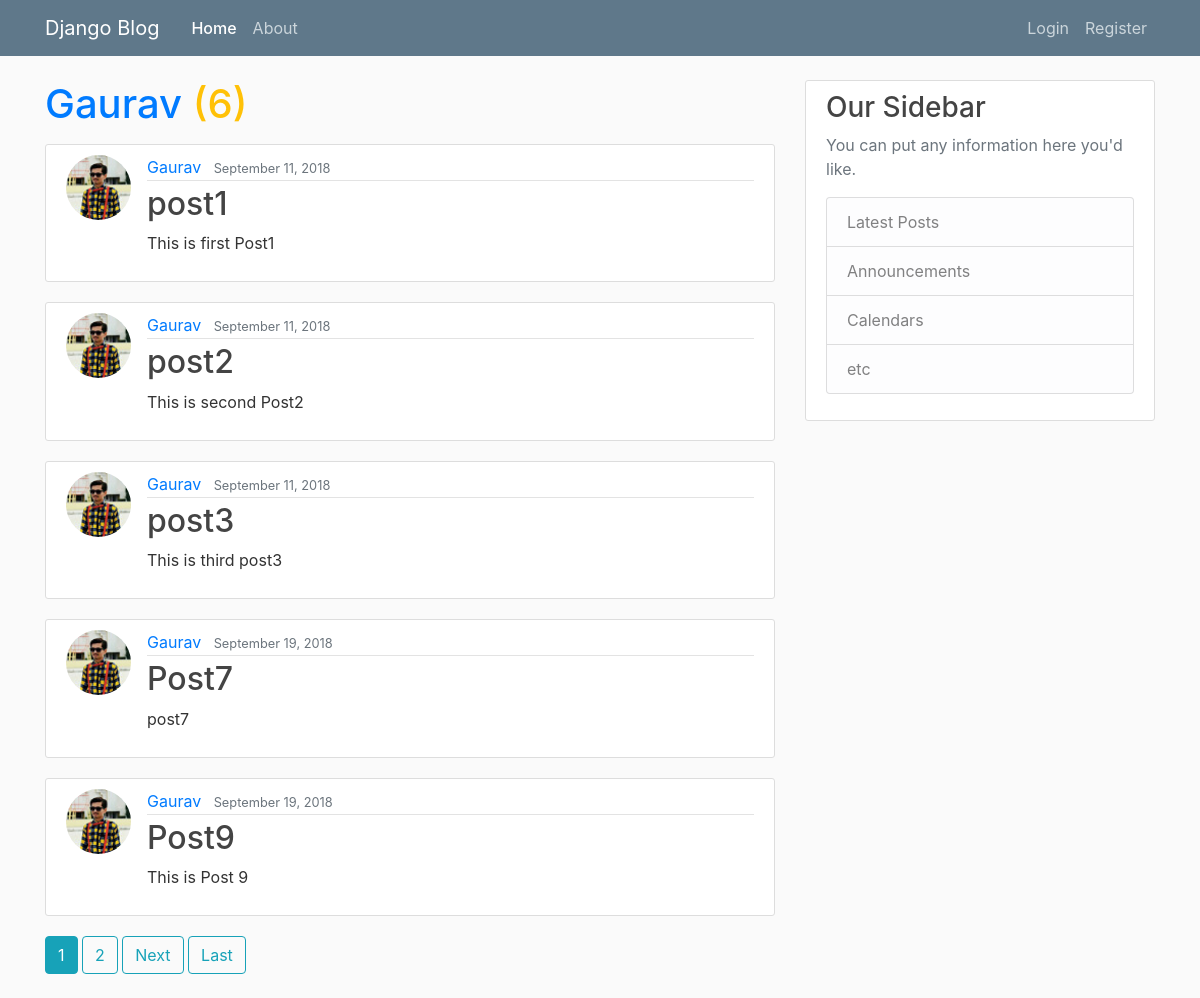
Page /user/Gaurav on the earlier database version.
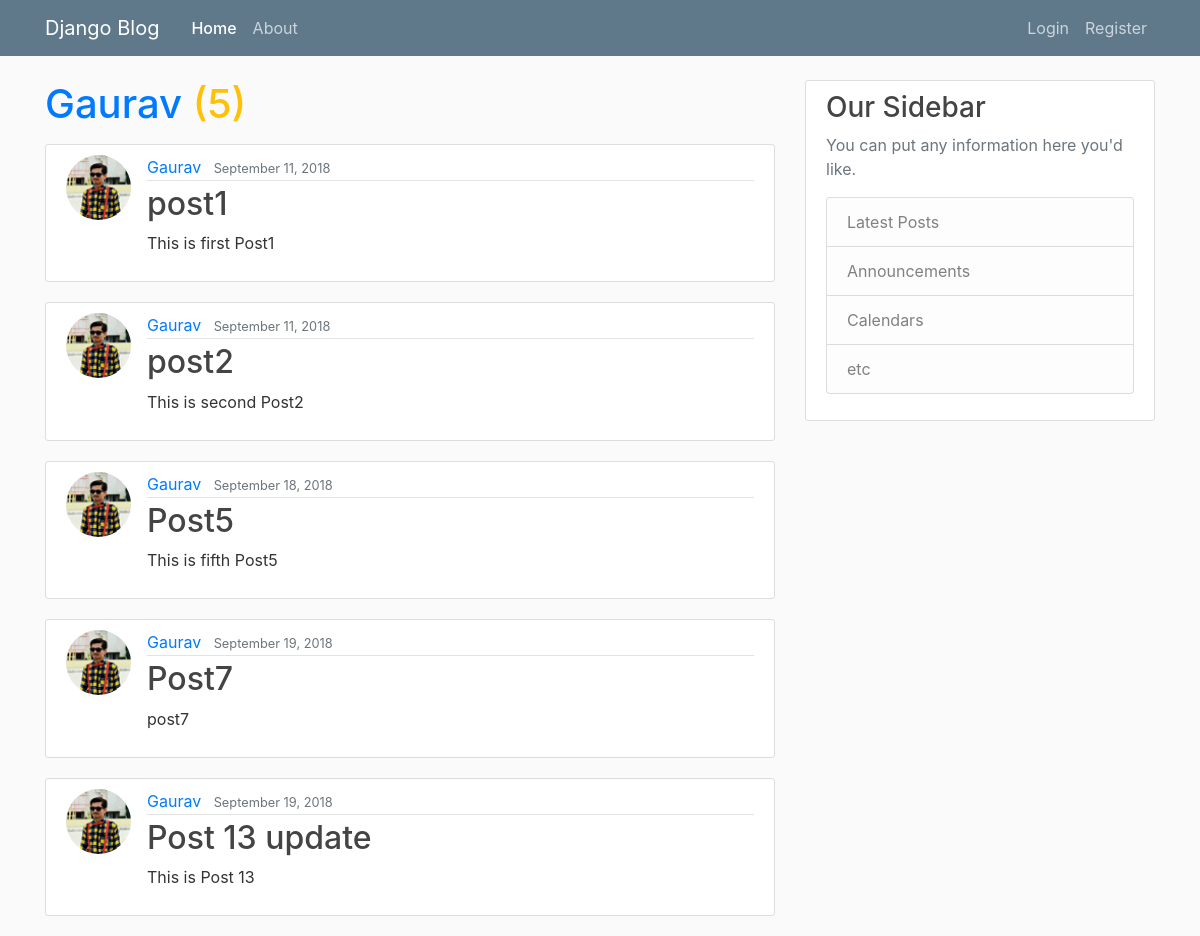
Same page on the later database version.
### blog/models.py (models this page shows, shortened)
class Post(models.Model):
	title = models.CharField(max_length=100)
	content = models.TextField()
	date_posted = models.DateTimeField(default = timezone.now)
	author = models.ForeignKey(User, on_delete = models.CASCADE)

### users/models.py (models this page shows, shortened)
class Profile(models.Model):
	user = models.OneToOneField(User, on_delete=models.CASCADE)
	image = models.ImageField(default = 'default.jpg', upload_to = 'profile_pics')

### blog/views.py (the view)
# urls.py: path('user/<str:username>', UserPostListView.as_view(), name='user-posts'),
class UserPostListView(ListView):
	model = User
	template_name = 'blog/user_posts.html'
	context_object_name = 'posts'
	ordering = ['-date_posted']
	paginate_by = 5
	ordering = ['-date_posted']
	def get_queryset(self):
		user = get_object_or_404(User, username=self.kwargs.get('username'))
		return Post.objects.filter(author=user)

### blog/templates/blog/user_posts.html (shortened to what this page needs)
{% extends "blog/base.html" %}
{% block home-active %}
	active
{% endblock home-active %}
{% block content %}
	<h1 class="mb-3"><span class="text-primary">{{ view.kwargs.username }}</span> <span class="text-warning">({{ page_obj.paginator.count }})</span></h1>
	{% for post in posts %}
		<article class="media content-section">
		  <img class = "rounded-circle article-img" src="{{ post.author.profile.image.url }}">
		  <div class="media-body">
		    <div class="article-metadata">
		      <a class="mr-2" href="{% url 'user-posts' post.author.username %}">{{ post.author }}</a>
		      <small class="text-muted">{{ post.date_posted|date:"F d, Y" }}</small>
		    </div>
		    <h2><a class="article-title" href="{% url 'post-detail' post.id %}">{{ post.title }}</a></h2>
		    <p class="article-content">{{ post.content }}</p>
		  </div>
		</article>
	{% endfor %}
	{% if is_paginated %}
		{% for num in page_obj.paginator.page_range %}
			{% if page_obj.number == num %}
				<a class ='btn btn-info mb-4' href="?page={{ num }}">{{ num }}</a>
			{% elif page_obj.number|add:'-3' < num and page_obj.number|add:'3' > num %}
				<a class ='btn btn-outline-info mb-4' href="?page={{ num }}">{{ num }}</a>
			{% endif %}
		{% endfor %}
		{% if page_obj.has_next %}
			<a class ='btn btn-outline-info mb-4' href="?page={{ page_obj.next_page_number }}">Next</a>
			<a class ='btn btn-outline-info mb-4' href="?page={{ page_obj.paginator.num_pages }}">Last</a>
		{% endif %}
	{% endif %}
{% endblock content %}

Differences in the rows shown:
removed Post: author.profile.image (picture), author "Gaurav", date_posted "September 11, 2018", title "post3", content "This is third post3"
removed Post: author.profile.image (picture), author "Gaurav", date_posted "September 19, 2018", title "Post9", content "This is Post 9"
now on this page (row edited): Post: author.profile.image (picture), author "Gaurav", date_posted "September 18, 2018", title "Post5", content "This is fifth Post5"
added Post: author.profile.image (picture), author "Gaurav", date_posted "September 19, 2018", title "Post 13 update", content "This is Post 13"
Other differences:
{{ page_obj.paginator.count }}: "6" → "5"
list line gone: "1"
list line gone: "2"
text no longer shown: "Next Last"
